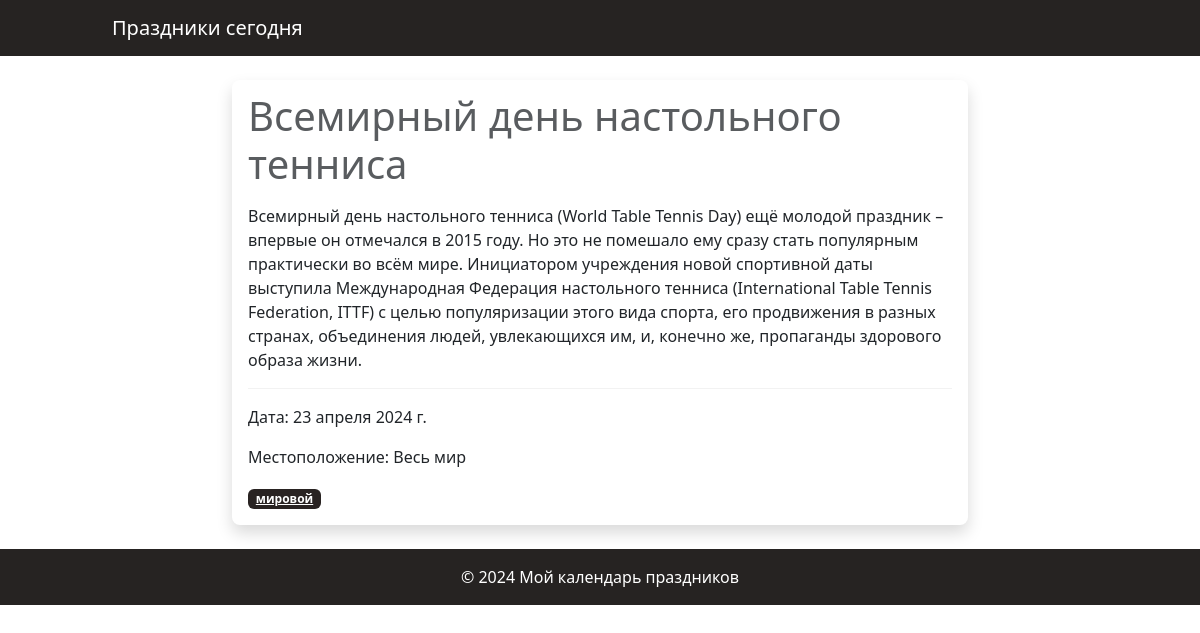
The app's page /holiday/vsemirnyi-den-nastolnogo-tennisa/ with its own data.
### calendar_app/models.py (models this page shows, shortened)
class Holiday(models.Model):
    name = models.CharField(max_length=100, verbose_name="Праздник")
    date = models.DateField(verbose_name="Дата", default="2000-01-01")
    description = models.TextField(verbose_name="Описание")
    category = models.ForeignKey(
        Category, on_delete=models.CASCADE, verbose_name="Категория"
    )  # Связь с моделью Category
    location = models.ForeignKey(
        Location, on_delete=models.CASCADE, verbose_name="Местоположение"
    )  # Связь с моделью Location
    hashtags = models.ManyToManyField(Hashtag, blank=True, null=True, verbose_name="Хэштеги")
    slug = models.SlugField(max_length=100, unique=True, blank=True)
    repeat_yearly = models.BooleanField(
        default=False, verbose_name="Повторяется ежегодно"
    )

class Location(models.Model):
    name = models.CharField(
        max_length=100, verbose_name="Местоположение", null=True, blank=True
    )
    def __str__(self):
        return self.name

class Hashtag(models.Model):
    name = models.CharField(max_length=100, db_index=True, verbose_name="Хэштег")
    slug = models.SlugField(max_length=100, unique=True, blank=True)

### calendar_app/views.py (the view)
# urls.py: path("holiday/<str:slug>/", views.holiday_detail, name="holiday_detail"),
def holiday_detail(request, slug):
    holiday = Holiday.objects.get(slug=slug)
    return render(request, "calendar_app/holiday_detail.html", {"holiday": holiday})

### calendar_app/templates/calendar_app/holiday_detail.html (shortened to what this page needs)
{% extends 'base.html' %}
{% block content %}
<div class="row justify-content-center mt-4">
    <div class="col-md-8">
        <div class="card mb-4 border-0 rounded-3 shadow">
            <div class="card-body">
                <h1 class="card-subtitle mb-3 text-muted">{{ holiday.name }}</h1>
                <p class="card-text">{{ holiday.description }}</p>
                <hr style="border-top: 1px solid #ccc;">
                <p class="card-text">Дата: {{ holiday.date }}</p>
                <p class="card-text">Местоположение: {{ holiday.location }}</p>
                <div class="mt-3">
                    {% for hashtag in holiday.hashtags.all %}
                        <a href="{% url 'holidays_by_hashtag' hashtag=hashtag.slug %}" class="badge bg-custom">{{ hashtag.name }}</a>
                    {% endfor %}
                </div>
            </div>
        </div>
    </div>
</div>
{% endblock %}

### calendar_app/static/css/main.css (style rules this page uses)
body { background-color: #fff; }
.bg-custom { background-color: #292322; color: #fff; }

### records on screen
Holiday: name "Всемирный день настольного тенниса", description "Всемирный день настольного тенниса (World Table Tennis Day) ещё молодой праздник – впервые он отмечался в 2015 году. Но это не помешало ему сразу стать популярным практически во всём мире. Инициатором учреждения новой спортивной даты выступила Международная Федерация настольного тенниса (International Table Tennis Federation, ITTF) с целью популяризации этого вида спорта, его продвижения в разных странах, объединения людей, увлекающихся им, и, конечно же, пропаганды здорового образа жизни.", date "23 апреля 2024 г.", location "Весь мир"
Hashtag: name "мировой"
